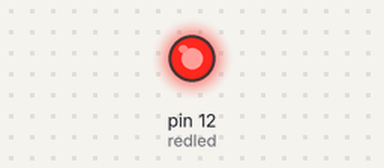
The sketch below on a simulated Arduino Uno, built with avr-gcc and run on an emulated ATmega328P. On the bench: output pins drawn as LEDs (lit = HIGH). What the sketch prints to the serial monitor is not drawn.

Above: at 0.1 s.
Timing chart, 0 to 1.6 s (numbered marks = the images above):
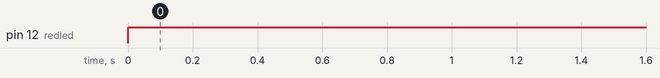

Measured:
- by itself, pin 12 (redled): LOW → HIGH at 0.00 s

The sketch:

transmitter.ino
```cpp
char mystr[5] = "Hello"; //String data
const int redled=12 ;
void setup() {
  // Begin the Serial at 9600 Baud
   pinMode (redled, OUTPUT);
  Serial.begin(9600);
}

void loop() {
  Serial.write(mystr,5); //Write the serial data
  digitalWrite (redled, HIGH );
  delay(1000);
}
```
